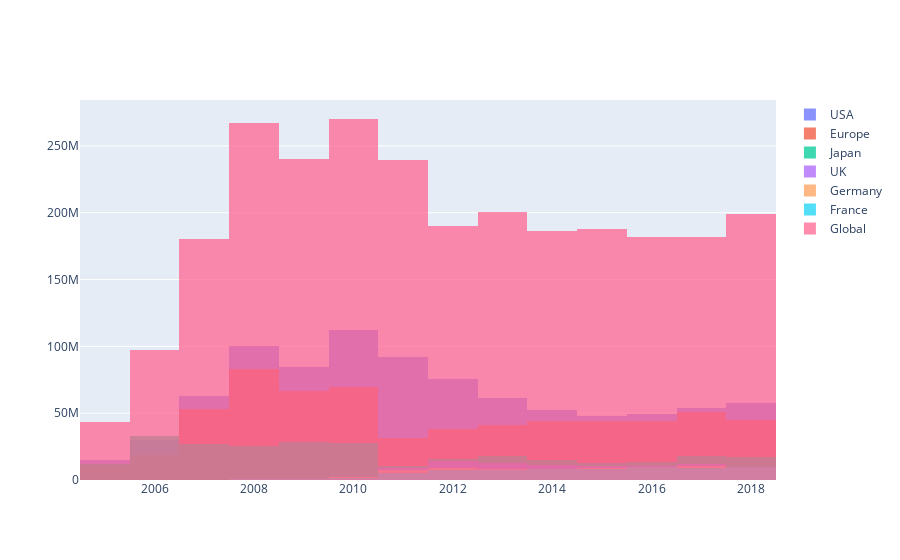

The code cell stored with this chart in its notebook:
### Code cell
hist_by_years(reduced_data_by_countries)
